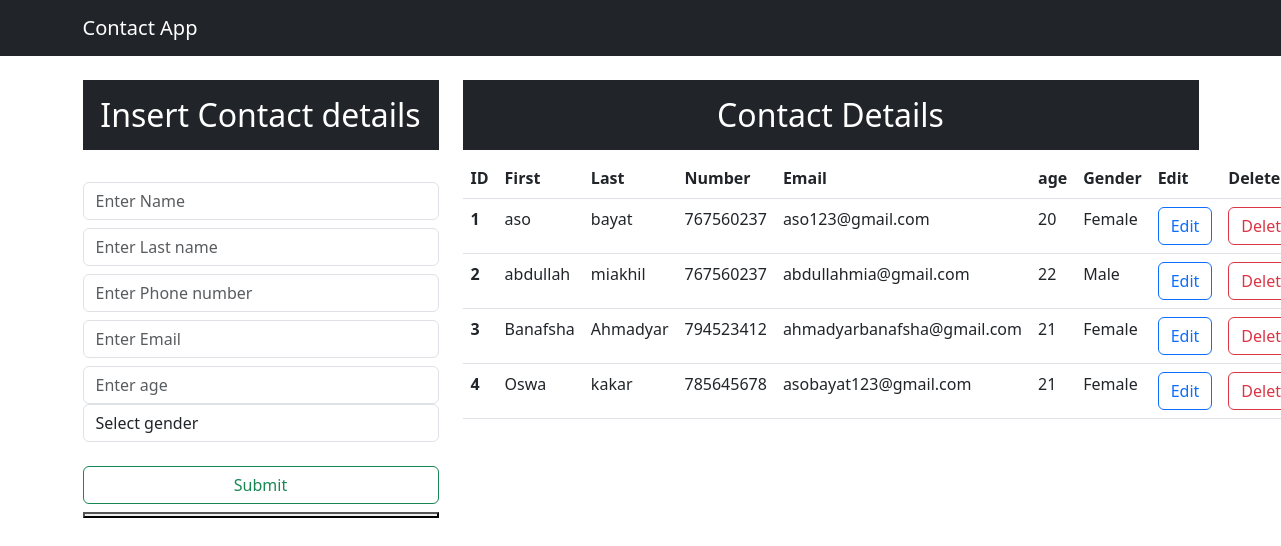
The app's page /, older data.
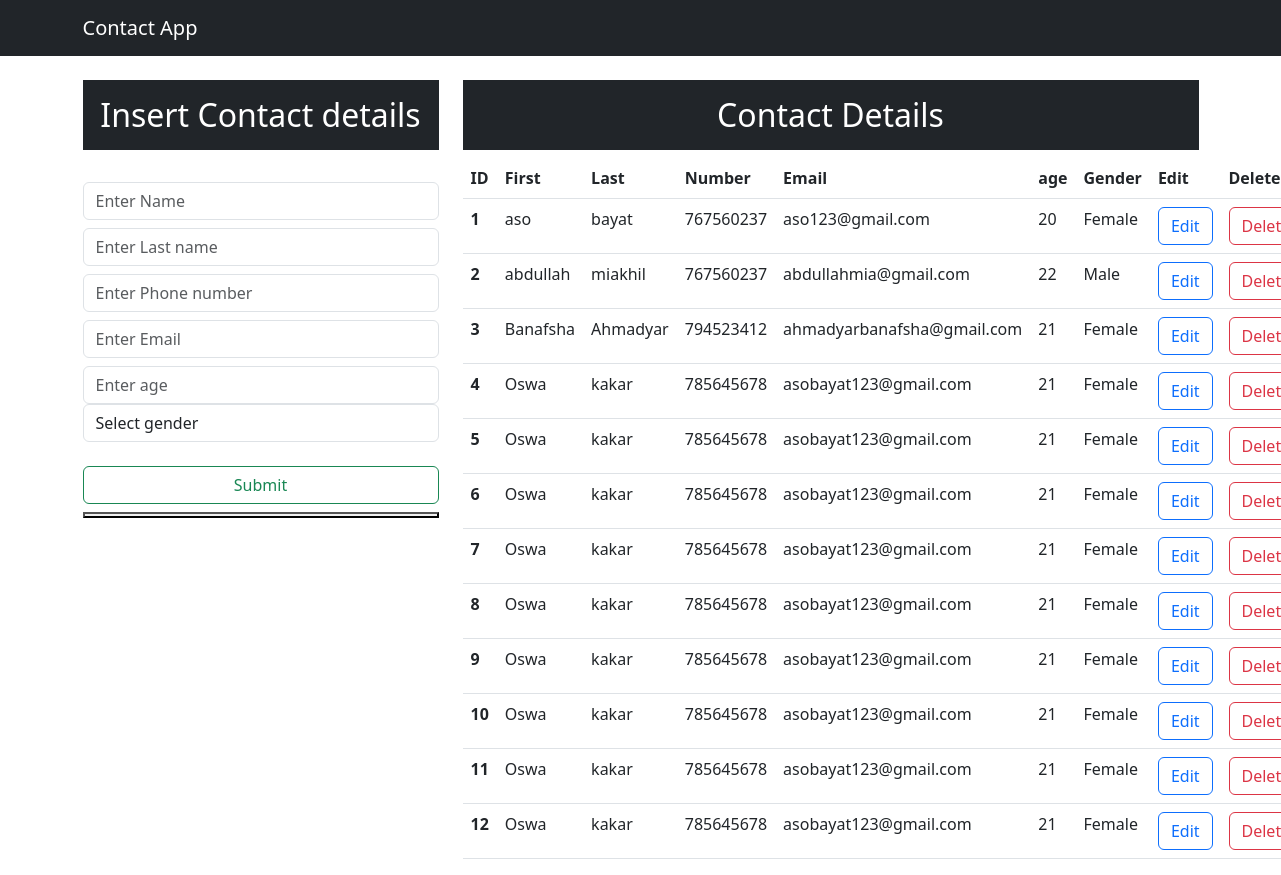
The same page, newer data.
### contactapp/models.py (models this page shows)
class Contact(models.Model):
    name = models.CharField(max_length=25, blank=False, null=False)
    lastname = models.CharField(max_length=25, blank=False, null=False)
    number = models.IntegerField()
    email = models.EmailField(max_length=25, blank=False, null=False)
    age = models.IntegerField()
    gender = models.CharField(max_length=25, blank=False, null=False)
    def __str__(self):
        return self.name

### contactapp/views.py (the view)
# urls.py: path('', views.index, name="index"),
def index(request):
    data = Contact.objects.all()
    print(data)
    context = {"data": data}
    return render(request, "index.html", context)

### templates/index.html (shortened to what this page needs)
<!doctype html>
<html lang="en">
  <head>
    <link href="https://cdn.jsdelivr.net/npm/bootstrap@5.3.0-alpha1/dist/css/bootstrap.min.css" rel="stylesheet">
  </head>
  <body>
    <nav class="navbar navbar-dark bg-dark">
      <div class="container-md">
        <a class="navbar-brand" href="#">Contact App</a>
      </div>
    </nav>
    <div class="container mt-4">
        <div class="row">
          <div class="col-md-4">
            <h2 class="text-white bg-dark text-center p-3">Insert Contact details</h2>
            <br>
            <form action="/insert" method="POST"> {% csrf_token %}
              <div class="form-group">
                <input type="text" class="form-control" placeholder="Enter Name" name=name required>
              </div>
                <div class="form-group">
                  <input type="text" class="form-control mt-2" placeholder="Enter Last name" name=lastname required>
                </div>
                  <div class="form-group">
                    <input type="text" class="form-control mt-2" placeholder="Enter Phone number" name=number required>
                  </div>
                    <div class="form-group">
                      <input type="email" class="form-control mt-2" placeholder="Enter Email " name=email required>
                    </div>
                      <div class="form-group">
                        <input type="text" class="form-control mt-2" placeholder="Enter age" name=age required>
                      </div>
                        <div class="form-group">
                          <select id="gender" class="form-control" name=gender required>
                            <option selected>Select gender</option>
                          </select>
                        </div>
                         <br>
                        <div class="d-grid gap-2">
                          <button class="btn btn-outline-success" type="submit">Submit<button>
                        </div>
        </form>
      </div>
          <div class="col-md-8">
            <h2 class="text-center text-white bg-dark p-3">Contact Details</h2>
            <table class="table">
              <thead>
                <tr>
                  <th scope="col">ID</th>
                  <th scope="col">First</th>
                  <th scope="col">Last</th>
                  <th scope="col">Number</th>
                  <th scope="col">Email</th>
                  <th scope="col">age</th>
                  <th scope="col">Gender</th>
                  <th scope="col">Edit</th>
                  <th scope="col">Delete</th>
                </tr>
              </thead>
              <tbody>
                {% for d in data %}
                <tr>
                  <th scope="row">{{d.id}}</th>
                  <td>{{d.name}}</td>
                  <td>{{d.lastname}}</td>
                  <td>{{d.number}}</td>
                  <td>{{d.email}}</td>
                  <td>{{d.age}}</td>
                  <td>{{d.gender}}</td>
                  <td><a type="button" href="/update/{{d.id}}" class="btn btn-outline-primary">Edit </a>
                  </td>
                  <td><a type="button" href="/delete/{{d.id}}" class="btn btn-outline-danger">Delete </a>
                  </td>
                </tr>
                 {% endfor %}
                  </tbody>
            </table>
          </div>
        </div>
    </div>
  </body>
</html>

Row changes from the older to the newer data that the page shows:
added Contact: id "5", name "Oswa", lastname "kakar", number "785645678", email "asobayat123@gmail.com", age "21", gender "Female"
added Contact: id "6", name "Oswa", lastname "kakar", number "785645678", email "asobayat123@gmail.com", age "21", gender "Female"
added Contact: id "7", name "Oswa", lastname "kakar", number "785645678", email "asobayat123@gmail.com", age "21", gender "Female"
added Contact: id "8", name "Oswa", lastname "kakar", number "785645678", email "asobayat123@gmail.com", age "21", gender "Female"
added Contact: id "9", name "Oswa", lastname "kakar", number "785645678", email "asobayat123@gmail.com", age "21", gender "Female"
added Contact: id "10", name "Oswa", lastname "kakar", number "785645678", email "asobayat123@gmail.com", age "21", gender "Female"
added Contact: id "11", name "Oswa", lastname "kakar", number "785645678", email "asobayat123@gmail.com", age "21", gender "Female"
added Contact: id "12", name "Oswa", lastname "kakar", number "785645678", email "asobayat123@gmail.com", age "21", gender "Female"
